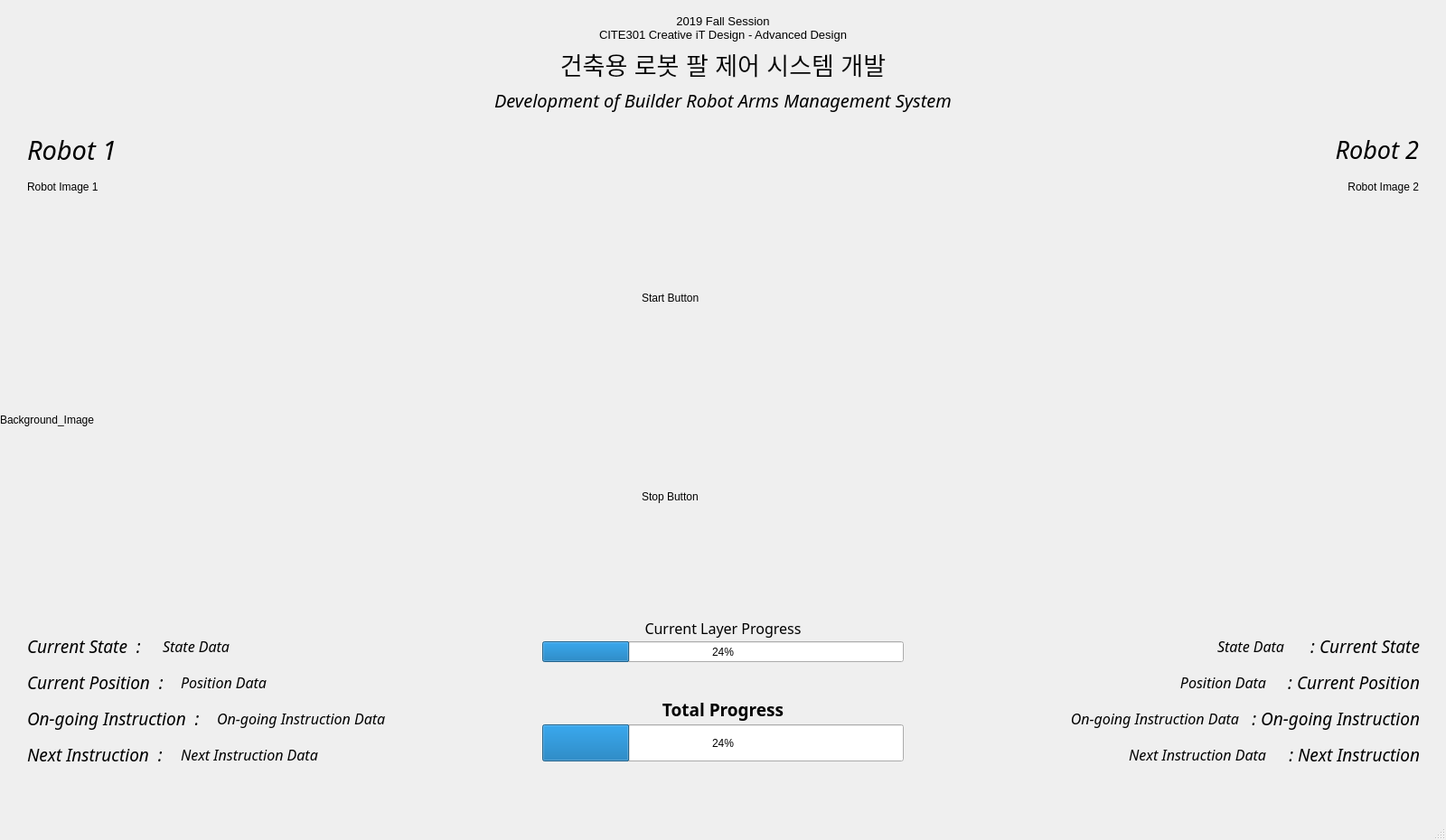
<?xml version="1.0" encoding="UTF-8"?>
<ui version="4.0">
 <class>MainWindow</class>
 <widget class="QMainWindow" name="MainWindow">
  <property name="geometry">
   <rect>
    <x>0</x>
    <y>0</y>
    <width>1600</width>
    <height>930</height>
   </rect>
  </property>
  <property name="windowTitle">
   <string>MainWindow</string>
  </property>
  <widget class="QWidget" name="centralwidget">
   <widget class="QLabel" name="robo0_img">
    <property name="geometry">
     <rect>
      <x>30</x>
      <y>200</y>
      <width>640</width>
      <height>480</height>
     </rect>
    </property>
    <property name="text">
     <string>Robot Image 1</string>
    </property>
    <property name="alignment">
     <set>Qt::AlignLeading|Qt::AlignLeft|Qt::AlignTop</set>
    </property>
   </widget>
   <widget class="QLabel" name="robo1_img">
    <property name="geometry">
     <rect>
      <x>930</x>
      <y>200</y>
      <width>640</width>
      <height>480</height>
     </rect>
    </property>
    <property name="text">
     <string>Robot Image 2</string>
    </property>
    <property name="alignment">
     <set>Qt::AlignRight|Qt::AlignTop|Qt::AlignTrailing</set>
    </property>
   </widget>
   <widget class="QLabel" name="label_3">
    <property name="geometry">
     <rect>
      <x>30</x>
      <y>150</y>
      <width>241</width>
      <height>31</height>
     </rect>
    </property>
    <property name="font">
     <font>
      <family>Laksaman</family>
      <pointsize>22</pointsize>
      <italic>true</italic>
     </font>
    </property>
    <property name="text">
     <string>Robot 1</string>
    </property>
   </widget>
   <widget class="QLabel" name="label_4">
    <property name="geometry">
     <rect>
      <x>0</x>
      <y>10</y>
      <width>1600</width>
      <height>41</height>
     </rect>
    </property>
    <property name="font">
     <font>
      <pointsize>10</pointsize>
     </font>
    </property>
    <property name="text">
     <string>2019 Fall Session
CITE301 Creative iT Design - Advanced Design</string>
    </property>
    <property name="alignment">
     <set>Qt::AlignCenter</set>
    </property>
   </widget>
   <widget class="QLabel" name="label_5">
    <property name="geometry">
     <rect>
      <x>0</x>
      <y>55</y>
      <width>1600</width>
      <height>31</height>
     </rect>
    </property>
    <property name="font">
     <font>
      <pointsize>20</pointsize>
      <weight>50</weight>
      <bold>false</bold>
     </font>
    </property>
    <property name="text">
     <string>건축용 로봇 팔 제어 시스템 개발</string>
    </property>
    <property name="alignment">
     <set>Qt::AlignCenter</set>
    </property>
   </widget>
   <widget class="QLabel" name="label_6">
    <property name="geometry">
     <rect>
      <x>0</x>
      <y>95</y>
      <width>1600</width>
      <height>31</height>
     </rect>
    </property>
    <property name="font">
     <font>
      <family>Laksaman</family>
      <pointsize>15</pointsize>
      <weight>50</weight>
      <italic>true</italic>
      <bold>false</bold>
     </font>
    </property>
    <property name="text">
     <string>Development of Builder Robot Arms Management System</string>
    </property>
    <property name="alignment">
     <set>Qt::AlignCenter</set>
    </property>
   </widget>
   <widget class="QLabel" name="label_7">
    <property name="geometry">
     <rect>
      <x>1329</x>
      <y>150</y>
      <width>241</width>
      <height>31</height>
     </rect>
    </property>
    <property name="font">
     <font>
      <family>Laksaman</family>
      <pointsize>20</pointsize>
      <weight>50</weight>
      <italic>true</italic>
      <bold>false</bold>
     </font>
    </property>
    <property name="text">
     <string>Robot 2</string>
    </property>
    <property name="alignment">
     <set>Qt::AlignRight|Qt::AlignTrailing|Qt::AlignVCenter</set>
    </property>
   </widget>
   <widget class="QLabel" name="button_start">
    <property name="geometry">
     <rect>
      <x>710</x>
      <y>240</y>
      <width>180</width>
      <height>180</height>
     </rect>
    </property>
    <property name="text">
     <string>Start Button</string>
    </property>
   </widget>
   <widget class="QLabel" name="button_stop">
    <property name="geometry">
     <rect>
      <x>710</x>
      <y>460</y>
      <width>180</width>
      <height>180</height>
     </rect>
    </property>
    <property name="text">
     <string>Stop Button</string>
    </property>
   </widget>
   <widget class="QLabel" name="robo0_dat_pos">
    <property name="geometry">
     <rect>
      <x>200</x>
      <y>740</y>
      <width>401</width>
      <height>31</height>
     </rect>
    </property>
    <property name="font">
     <font>
      <family>Laksaman</family>
      <pointsize>12</pointsize>
      <italic>true</italic>
     </font>
    </property>
    <property name="text">
     <string>Position Data</string>
    </property>
   </widget>
   <widget class="QLabel" name="robo0_dat_inst_on">
    <property name="geometry">
     <rect>
      <x>240</x>
      <y>780</y>
      <width>361</width>
      <height>31</height>
     </rect>
    </property>
    <property name="font">
     <font>
      <family>Laksaman</family>
      <pointsize>12</pointsize>
      <italic>true</italic>
     </font>
    </property>
    <property name="text">
     <string>On-going Instruction Data</string>
    </property>
   </widget>
   <widget class="QLabel" name="label_14">
    <property name="geometry">
     <rect>
      <x>30</x>
      <y>700</y>
      <width>141</width>
      <height>31</height>
     </rect>
    </property>
    <property name="font">
     <font>
      <family>Laksaman</family>
      <pointsize>14</pointsize>
      <weight>50</weight>
      <italic>true</italic>
      <bold>false</bold>
     </font>
    </property>
    <property name="text">
     <string>Current State  : </string>
    </property>
   </widget>
   <widget class="QLabel" name="robo0_dat_state">
    <property name="geometry">
     <rect>
      <x>180</x>
      <y>700</y>
      <width>421</width>
      <height>31</height>
     </rect>
    </property>
    <property name="font">
     <font>
      <family>Laksaman</family>
      <pointsize>12</pointsize>
      <italic>true</italic>
     </font>
    </property>
    <property name="text">
     <string>State Data</string>
    </property>
   </widget>
   <widget class="QLabel" name="label_16">
    <property name="geometry">
     <rect>
      <x>30</x>
      <y>740</y>
      <width>161</width>
      <height>31</height>
     </rect>
    </property>
    <property name="font">
     <font>
      <family>Laksaman</family>
      <pointsize>14</pointsize>
      <weight>50</weight>
      <italic>true</italic>
      <bold>false</bold>
     </font>
    </property>
    <property name="text">
     <string>Current Position  : </string>
    </property>
   </widget>
   <widget class="QLabel" name="label_17">
    <property name="geometry">
     <rect>
      <x>30</x>
      <y>780</y>
      <width>191</width>
      <height>31</height>
     </rect>
    </property>
    <property name="font">
     <font>
      <family>Laksaman</family>
      <pointsize>14</pointsize>
      <weight>50</weight>
      <italic>true</italic>
      <bold>false</bold>
     </font>
    </property>
    <property name="text">
     <string>On-going Instruction  :</string>
    </property>
   </widget>
   <widget class="QLabel" name="label_18">
    <property name="geometry">
     <rect>
      <x>30</x>
      <y>820</y>
      <width>191</width>
      <height>31</height>
     </rect>
    </property>
    <property name="font">
     <font>
      <family>Laksaman</family>
      <pointsize>14</pointsize>
      <weight>50</weight>
      <italic>true</italic>
      <bold>false</bold>
     </font>
    </property>
    <property name="text">
     <string>Next Instruction  :</string>
    </property>
   </widget>
   <widget class="QLabel" name="robo0_dat_inst_next">
    <property name="geometry">
     <rect>
      <x>200</x>
      <y>820</y>
      <width>411</width>
      <height>31</height>
     </rect>
    </property>
    <property name="font">
     <font>
      <family>Laksaman</family>
      <pointsize>12</pointsize>
      <italic>true</italic>
     </font>
    </property>
    <property name="text">
     <string>Next Instruction Data</string>
    </property>
   </widget>
   <widget class="QLabel" name="label_20">
    <property name="geometry">
     <rect>
      <x>1430</x>
      <y>700</y>
      <width>141</width>
      <height>31</height>
     </rect>
    </property>
    <property name="font">
     <font>
      <family>Laksaman</family>
      <pointsize>14</pointsize>
      <weight>50</weight>
      <italic>true</italic>
      <bold>false</bold>
     </font>
    </property>
    <property name="text">
     <string>: Current State</string>
    </property>
    <property name="alignment">
     <set>Qt::AlignRight|Qt::AlignTrailing|Qt::AlignVCenter</set>
    </property>
   </widget>
   <widget class="QLabel" name="label_21">
    <property name="geometry">
     <rect>
      <x>1380</x>
      <y>780</y>
      <width>191</width>
      <height>31</height>
     </rect>
    </property>
    <property name="font">
     <font>
      <family>Laksaman</family>
      <pointsize>14</pointsize>
      <weight>50</weight>
      <italic>true</italic>
      <bold>false</bold>
     </font>
    </property>
    <property name="text">
     <string>: On-going Instruction</string>
    </property>
    <property name="alignment">
     <set>Qt::AlignRight|Qt::AlignTrailing|Qt::AlignVCenter</set>
    </property>
   </widget>
   <widget class="QLabel" name="label_22">
    <property name="geometry">
     <rect>
      <x>1410</x>
      <y>740</y>
      <width>161</width>
      <height>31</height>
     </rect>
    </property>
    <property name="font">
     <font>
      <family>Laksaman</family>
      <pointsize>14</pointsize>
      <weight>50</weight>
      <italic>true</italic>
      <bold>false</bold>
     </font>
    </property>
    <property name="text">
     <string>: Current Position</string>
    </property>
    <property name="alignment">
     <set>Qt::AlignRight|Qt::AlignTrailing|Qt::AlignVCenter</set>
    </property>
   </widget>
   <widget class="QLabel" name="label_23">
    <property name="geometry">
     <rect>
      <x>1380</x>
      <y>820</y>
      <width>191</width>
      <height>31</height>
     </rect>
    </property>
    <property name="font">
     <font>
      <family>Laksaman</family>
      <pointsize>14</pointsize>
      <weight>50</weight>
      <italic>true</italic>
      <bold>false</bold>
     </font>
    </property>
    <property name="text">
     <string>: Next Instruction</string>
    </property>
    <property name="alignment">
     <set>Qt::AlignRight|Qt::AlignTrailing|Qt::AlignVCenter</set>
    </property>
   </widget>
   <widget class="QLabel" name="robo1_dat_state">
    <property name="geometry">
     <rect>
      <x>1000</x>
      <y>700</y>
      <width>421</width>
      <height>31</height>
     </rect>
    </property>
    <property name="font">
     <font>
      <family>Laksaman</family>
      <pointsize>12</pointsize>
      <italic>true</italic>
     </font>
    </property>
    <property name="text">
     <string>State Data</string>
    </property>
    <property name="alignment">
     <set>Qt::AlignRight|Qt::AlignTrailing|Qt::AlignVCenter</set>
    </property>
   </widget>
   <widget class="QLabel" name="robo1_dat_pos">
    <property name="geometry">
     <rect>
      <x>980</x>
      <y>740</y>
      <width>421</width>
      <height>31</height>
     </rect>
    </property>
    <property name="font">
     <font>
      <family>Laksaman</family>
      <pointsize>12</pointsize>
      <italic>true</italic>
     </font>
    </property>
    <property name="text">
     <string>Position Data</string>
    </property>
    <property name="alignment">
     <set>Qt::AlignRight|Qt::AlignTrailing|Qt::AlignVCenter</set>
    </property>
   </widget>
   <widget class="QLabel" name="robo1_dat_inst_on">
    <property name="geometry">
     <rect>
      <x>950</x>
      <y>780</y>
      <width>421</width>
      <height>31</height>
     </rect>
    </property>
    <property name="font">
     <font>
      <family>Laksaman</family>
      <pointsize>12</pointsize>
      <italic>true</italic>
     </font>
    </property>
    <property name="text">
     <string>On-going Instruction Data</string>
    </property>
    <property name="alignment">
     <set>Qt::AlignRight|Qt::AlignTrailing|Qt::AlignVCenter</set>
    </property>
   </widget>
   <widget class="QLabel" name="robo1_dat_inst_next">
    <property name="geometry">
     <rect>
      <x>980</x>
      <y>820</y>
      <width>421</width>
      <height>31</height>
     </rect>
    </property>
    <property name="font">
     <font>
      <family>Laksaman</family>
      <pointsize>12</pointsize>
      <italic>true</italic>
     </font>
    </property>
    <property name="text">
     <string>Next Instruction Data</string>
    </property>
    <property name="alignment">
     <set>Qt::AlignRight|Qt::AlignTrailing|Qt::AlignVCenter</set>
    </property>
   </widget>
   <widget class="QProgressBar" name="progress_cur">
    <property name="geometry">
     <rect>
      <x>600</x>
      <y>710</y>
      <width>400</width>
      <height>23</height>
     </rect>
    </property>
    <property name="value">
     <number>24</number>
    </property>
   </widget>
   <widget class="QProgressBar" name="progress_tot">
    <property name="geometry">
     <rect>
      <x>600</x>
      <y>802</y>
      <width>400</width>
      <height>41</height>
     </rect>
    </property>
    <property name="value">
     <number>24</number>
    </property>
   </widget>
   <widget class="QLabel" name="label_28">
    <property name="geometry">
     <rect>
      <x>600</x>
      <y>680</y>
      <width>400</width>
      <height>31</height>
     </rect>
    </property>
    <property name="font">
     <font>
      <family>Laksaman</family>
      <pointsize>12</pointsize>
      <weight>50</weight>
      <italic>false</italic>
      <bold>false</bold>
     </font>
    </property>
    <property name="text">
     <string>Current Layer Progress</string>
    </property>
    <property name="alignment">
     <set>Qt::AlignCenter</set>
    </property>
   </widget>
   <widget class="QLabel" name="label_29">
    <property name="geometry">
     <rect>
      <x>600</x>
      <y>770</y>
      <width>400</width>
      <height>31</height>
     </rect>
    </property>
    <property name="font">
     <font>
      <family>Laksaman</family>
      <pointsize>14</pointsize>
      <weight>75</weight>
      <italic>false</italic>
      <bold>true</bold>
     </font>
    </property>
    <property name="text">
     <string>Total Progress</string>
    </property>
    <property name="alignment">
     <set>Qt::AlignCenter</set>
    </property>
   </widget>
   <widget class="QLabel" name="bg_img">
    <property name="geometry">
     <rect>
      <x>0</x>
      <y>0</y>
      <width>1600</width>
      <height>930</height>
     </rect>
    </property>
    <property name="text">
     <string>Background_Image</string>
    </property>
   </widget>
  </widget>
  <widget class="QStatusBar" name="statusbar"/>
 </widget>
 <resources/>
 <connections/>
</ui>
